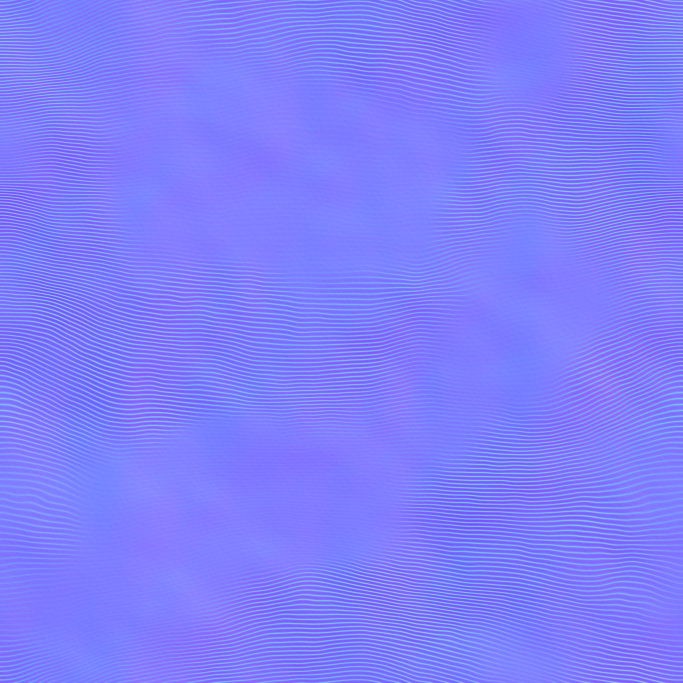
#> input picture Assets/Summit/Materials/SnowGroovesNormal.png, 2048 x 2048 px (shown at 1/3 size)
$ python MakeSnowHeight.py ../Assets/Summit/Materials/SnowGroovesNormal.png
#> lines starting #> are read from the running program, lines starting #| are printed output that depends on the picture
# Makes the height map that goes with the snow's groove textures, so the grooves can be given a little depth
# (parallax: the texture lookup shifts with the view angle, see Snow.mat and Shaders/SnowLayer.shader).
#   python3 Tools/MakeSnowHeight.py [--check]
#
# The groove albedo and normal map are generated in Assets/Editor/SummitImport.cs (Grooves and MakePair). This is the
# same height field, ported line for line with Unity's float rounding, so the ridges land on exactly
# the same pixels. To prove it, the script first rebuilds the normal map from its own height field and compares it
# with Assets/Summit/Materials/SnowGroovesNormal.png; it refuses to write anything if the two differ by more than
# rounding. --check stops after that comparison.
#
# Only the relief the parallax should move is kept: the wind ripples (times how strongly they show in each place) and
# the fine pitting. The broad drifts are left out; they are metres wide and a parallax of them would only make the
# whole texture swim. Mid-grey (0.5) is the mean snow surface, crests above and troughs below, so smooth snow does
# not shift at all and grooved snow shifts evenly either way.
#
# Writes Assets/Summit/Materials/SnowGroovesHeight.png (2048, 8-bit grey; the shader reads the green channel).
# If Grooves() in SummitImport.cs ever changes, change it here too and run this again.

import os, sys
import numpy as np
from PIL import Image

ROOT = os.path.join(os.path.dirname(os.path.abspath(__file__)), "..")
DIR = os.path.join(ROOT, "Assets/Summit/Materials")
N = 2048
F = np.float32


def tile(u, v, period, seed):
    """SummitImport.Tile: value noise that wraps every `period` cells."""
    x, y = u * F(period), v * F(period)
    x0, y0 = np.floor(x).astype(np.int32), np.floor(y).astype(np.int32)
    fx, fy = x - x0.astype(F), y - y0.astype(F)
    fx = fx * fx * (F(3) - F(2) * fx)
    fy = fy * fy * (F(3) - F(2) * fy)
    # the hash at every lattice point of one period
    # (the sum is carried in 64 bits and only then rounded to 32, as the editor's runtime does it; summed in 32
    # bits the hash comes out different at most points, and the check below fails)
    D = np.float64
    i = np.arange(period)[None, :].astype(D)
    j = np.arange(period)[:, None].astype(D)
    a = (i * D(F(127.1)) + j * D(F(311.7)) + D(F(seed)) * D(F(74.7))).astype(F)
    t = np.sin(a.astype(D)).astype(F) * F(43758.5453)
    table = np.clip(t - np.floor(t), F(0), F(1)).astype(F)          # Mathf.Repeat(t, 1)
    xa, xb, ya, yb = x0 % period, (x0 + 1) % period, y0 % period, (y0 + 1) % period
    lo = table[ya, xa] + (table[ya, xb] - table[ya, xa]) * fx        # Mathf.Lerp
    hi = table[yb, xa] + (table[yb, xb] - table[yb, xa]) * fx
    return (lo + (hi - lo) * fy).astype(F)


def smooth(a, b, x):
    t = np.clip((x - F(a)) / F(b - a), F(0), F(1))
    return t * t * (F(3) - F(2) * t)


def ridge(phase):
    """A wind ripple: a gentle windward face and a short steep lee side."""
    s = phase - np.floor(phase)
    r = np.where(s < F(0.72), s / F(0.72), (F(1) - s) / F(0.28)).astype(F)
    return r * r * (F(3) - F(2) * r)


def grooves():
    """SummitImport.Grooves, plus its parts: (whole height, ripple, how strongly it shows, fine pitting)."""
    px = np.arange(N, dtype=np.int32).astype(F) / F(N)
    u, v = np.meshgrid(px, px)                                       # u along x (columns), v along y (rows)
    w = F(26) * tile(u, v, 2, 1.3) + F(9) * tile(u, v, 5, 6.6) + F(2.2) * tile(u, v, 13, 3.9) + F(0.4) * tile(u, v, 41, 2.2)
    ripple = ridge(F(164) * u + w)                                   # down the fall line (lines of constant u)
    amount = smooth(0.42, 0.62, tile(u, v, 4, 4.8) * F(0.65) + tile(u, v, 9, 8.1) * F(0.35))
    amount = F(0.05) + F(0.95) * amount * (F(0.55) + F(0.45) * tile(u, v, 13, 5.2))
    drift = F(0.6) * tile(u, v, 5, 1.7) + F(0.3) * tile(u, v, 11, 3.3) + F(0.1) * tile(u, v, 23, 8.8)
    pits = tile(u, v, 256, 5.5)
    h = drift * F(0.55) + ripple * amount * F(0.035) + pits * F(0.004)
    return h.astype(F), ripple, amount, pits


def normal_map(h):
    """SummitImport.MakePair's normal map for the large (not detail) texture, as 8-bit RGB, rows in Unity's order."""
    k = F(0.9 * N / 64.0)
    dx = np.roll(h, -1, axis=1) - np.roll(h, 1, axis=1)
    dy = np.roll(h, -1, axis=0) - np.roll(h, 1, axis=0)
    n = np.stack([-dx * k, -dy * k, np.ones_like(h)], axis=-1)
    n /= np.linalg.norm(n, axis=-1, keepdims=True)
    return np.clip(np.rint((n * 0.5 + 0.5) * 255.0), 0, 255).astype(np.uint8)


h, ripple, amount, pits = grooves()

# Unity's textures start at the bottom row, a PNG at the top one
mine = normal_map(h)[::-1]
theirs = np.asarray(Image.open(os.path.join(DIR, "SnowGroovesNormal.png")).convert("RGB"))
#> theirs is the input picture: shape (2048, 2048, 3); mean R, G, B 127.5, 126.9, 252.6
diff = np.abs(mine.astype(np.int16) - theirs.astype(np.int16))
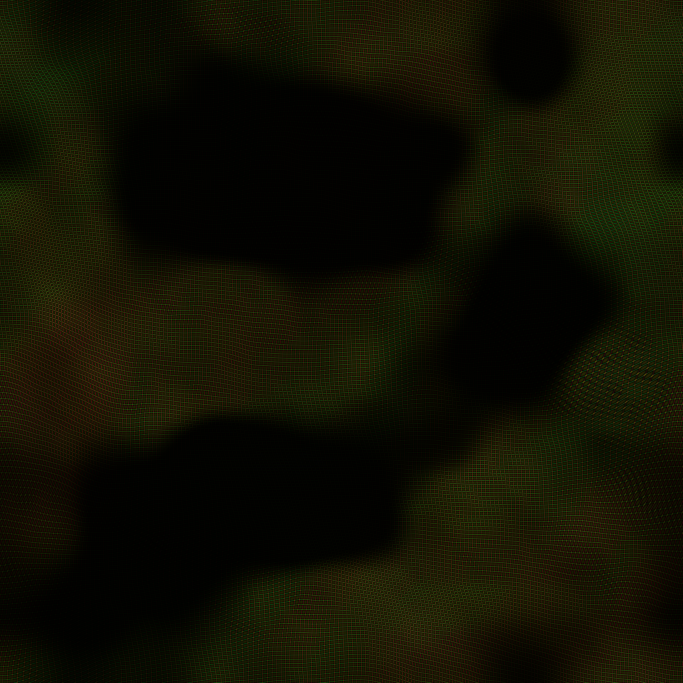
#> diff: shape (2048, 2048, 3) int16 (shown at 1/3 size); mean R, G, B 17.2, 16.9, 2.7
worst, off = int(diff.max()), float((diff > 1).mean())
#> worst = 105; off = 0.715
print("SNOWHEIGHT normal map rebuilt: worst channel difference %d/255, %.4f%% of values off by more than 1" % (worst, off * 100))
#| SNOWHEIGHT normal map rebuilt: worst channel difference 105/255, 71.5274% of values off by more than 1
if off > 0.001:
#> (the run stopped early here; a loop or call above may not have finished)
